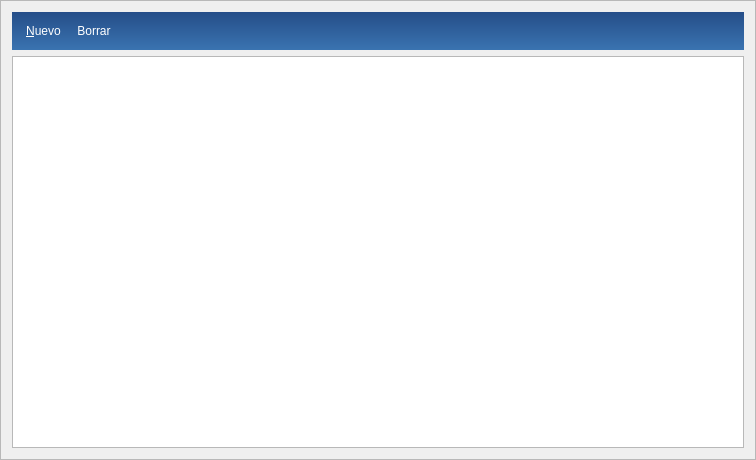
<?xml version="1.0" encoding="UTF-8"?>
<ui version="4.0">
 <class>frmproductos</class>
 <widget class="QFrame" name="frmproductos">
  <property name="geometry">
   <rect>
    <x>0</x>
    <y>0</y>
    <width>756</width>
    <height>460</height>
   </rect>
  </property>
  <property name="sizePolicy">
   <sizepolicy hsizetype="MinimumExpanding" vsizetype="Preferred">
    <horstretch>0</horstretch>
    <verstretch>0</verstretch>
   </sizepolicy>
  </property>
  <property name="windowTitle">
   <string>Productos</string>
  </property>
  <property name="windowIcon">
   <iconset resource="micolegio.qrc">
    <normaloff>:/images/maintoolbar/product.png</normaloff>:/images/maintoolbar/product.png</iconset>
  </property>
  <property name="frameShape">
   <enum>QFrame::StyledPanel</enum>
  </property>
  <property name="frameShadow">
   <enum>QFrame::Raised</enum>
  </property>
  <layout class="QGridLayout" name="gridLayout">
   <item row="0" column="0">
    <widget class="QFrame" name="topFrame">
     <property name="sizePolicy">
      <sizepolicy hsizetype="Preferred" vsizetype="Fixed">
       <horstretch>0</horstretch>
       <verstretch>0</verstretch>
      </sizepolicy>
     </property>
     <property name="minimumSize">
      <size>
       <width>0</width>
       <height>0</height>
      </size>
     </property>
     <property name="styleSheet">
      <string notr="true">#topFrame {
background: qlineargradient(spread:pad, x1:0.5, y1:0, x2:0.5, y2:1, stop:0 rgba(37, 77, 136, 255), stop:1 rgba(58, 116, 177, 255));
padding: 0;
}

#topFrame QPushButton {
border: none;
padding: 3px 5px;
margin: 0;
background-color: none;
color:white;
}

#topFrame QPushButton:hover {
background: qradialgradient(cx: 0.3, cy: -0.4, fx: 0.3, fy: -0.4, 
radius: 1.35, stop: 0 #fff, stop:  1 #bbb);
color : rgba(58, 116, 177, 255);
}

#topFrame QPushButton:pressed {
background: qradialgradient(cx: 0.3, cy: -0.4, fx: 0.3, fy: -0.4, 
radius: 1.35, stop: 0 #fff, stop:  1 #ddd);
}</string>
     </property>
     <property name="frameShape">
      <enum>QFrame::NoFrame</enum>
     </property>
     <property name="frameShadow">
      <enum>QFrame::Plain</enum>
     </property>
     <property name="lineWidth">
      <number>0</number>
     </property>
     <layout class="QHBoxLayout" name="horizontalLayout">
      <property name="sizeConstraint">
       <enum>QLayout::SetMinimumSize</enum>
      </property>
      <item>
       <widget class="QPushButton" name="btnNuevo">
        <property name="text">
         <string>&amp;Nuevo</string>
        </property>
        <property name="icon">
         <iconset>
          <normalon>:/images/standardtoolbar/document-new.png</normalon>
         </iconset>
        </property>
        <property name="iconSize">
         <size>
          <width>22</width>
          <height>22</height>
         </size>
        </property>
       </widget>
      </item>
      <item>
       <widget class="QPushButton" name="btnBorrarProducto">
        <property name="enabled">
         <bool>false</bool>
        </property>
        <property name="text">
         <string>Borrar</string>
        </property>
        <property name="icon">
         <iconset resource="micolegio.qrc">
          <normaloff>:/images/standardtoolbar/delete.png</normaloff>:/images/standardtoolbar/delete.png</iconset>
        </property>
        <property name="iconSize">
         <size>
          <width>22</width>
          <height>22</height>
         </size>
        </property>
       </widget>
      </item>
      <item>
       <spacer name="horizontalSpacer">
        <property name="orientation">
         <enum>Qt::Horizontal</enum>
        </property>
        <property name="sizeHint" stdset="0">
         <size>
          <width>40</width>
          <height>20</height>
         </size>
        </property>
       </spacer>
      </item>
     </layout>
    </widget>
   </item>
   <item row="1" column="0">
    <widget class="QTableView" name="tableView">
     <property name="editTriggers">
      <set>QAbstractItemView::DoubleClicked|QAbstractItemView::EditKeyPressed</set>
     </property>
     <property name="alternatingRowColors">
      <bool>true</bool>
     </property>
     <property name="selectionMode">
      <enum>QAbstractItemView::SingleSelection</enum>
     </property>
     <property name="selectionBehavior">
      <enum>QAbstractItemView::SelectRows</enum>
     </property>
     <property name="sortingEnabled">
      <bool>true</bool>
     </property>
     <property name="wordWrap">
      <bool>false</bool>
     </property>
    </widget>
   </item>
  </layout>
 </widget>
 <resources>
  <include location="micolegio.qrc"/>
 </resources>
 <connections/>
</ui>
